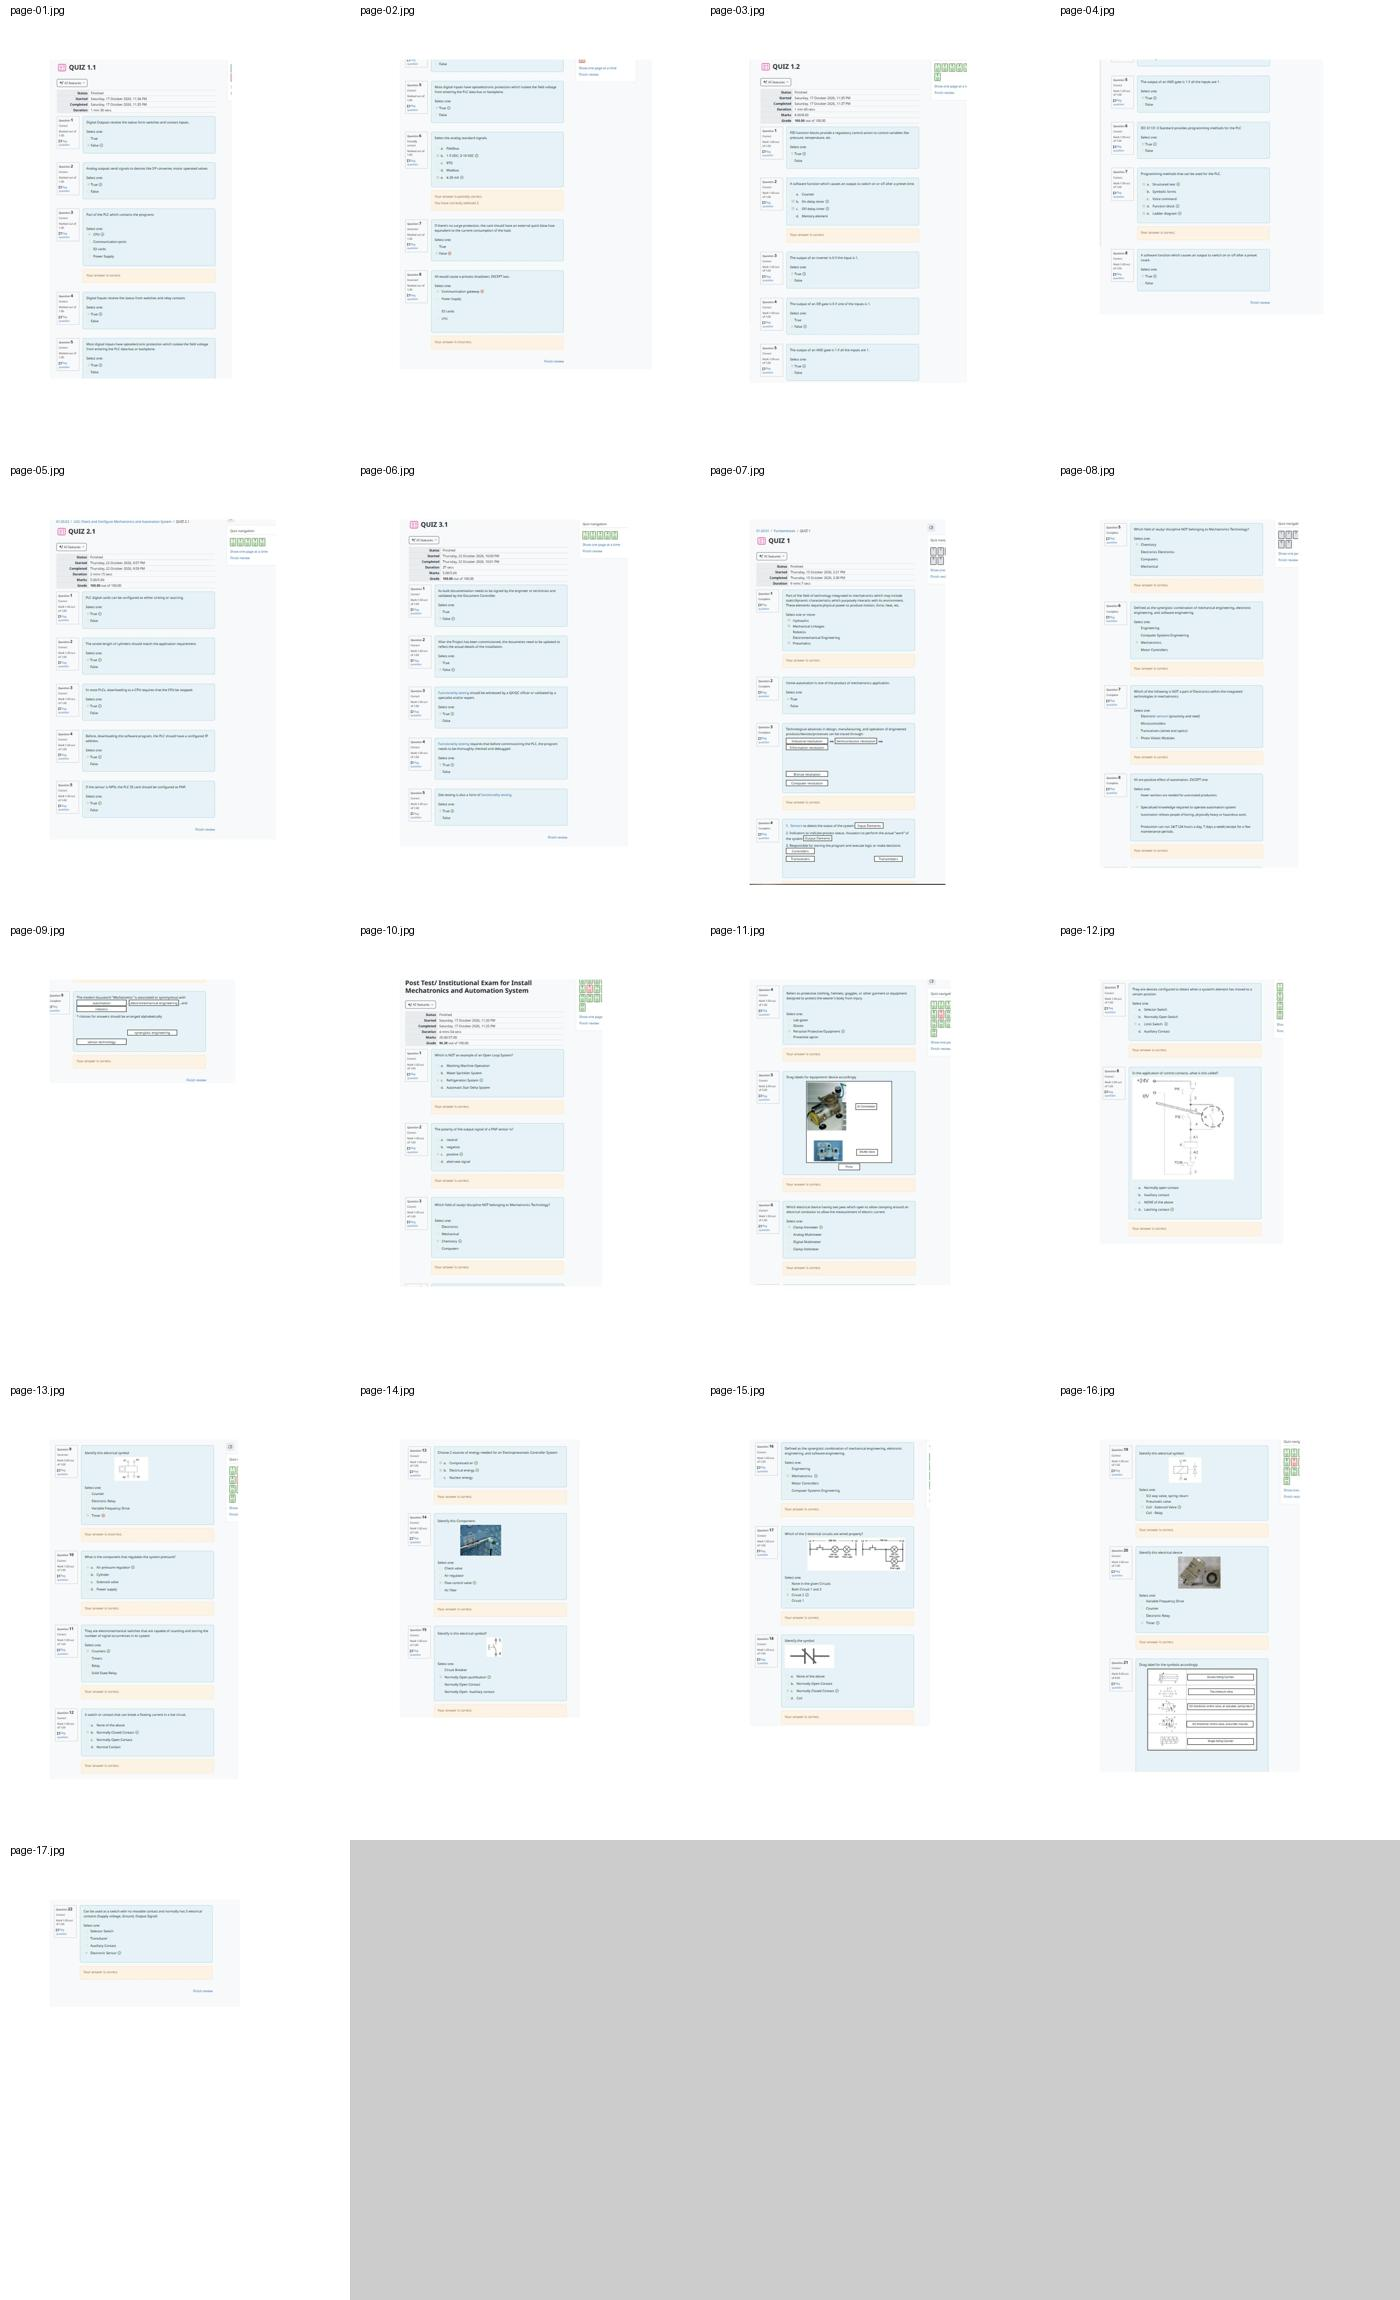

Write the Python code that produced this figure.
from PIL import Image,ImageDraw
import glob,os
fs=glob.glob('tmp/pdfs/page-*.jpg')
fs.sort(key=lambda x:int(x.rsplit('-',1)[1].split('.')[0]))
ims=[]
for f in fs:
 im=Image.open(f); im.thumbnail((330,430))
 canvas=Image.new('RGB',(350,460),'white'); canvas.paste(im,((350-im.width)//2,20))
 ImageDraw.Draw(canvas).text((10,4),os.path.basename(f),fill='black'); ims.append(canvas)
out=Image.new('RGB',(350*4,460*5),'#cccccc')
for i,im in enumerate(ims): out.paste(im,((i%4)*350,(i//4)*460))
out.save('tmp/pdfs/contact.jpg')
